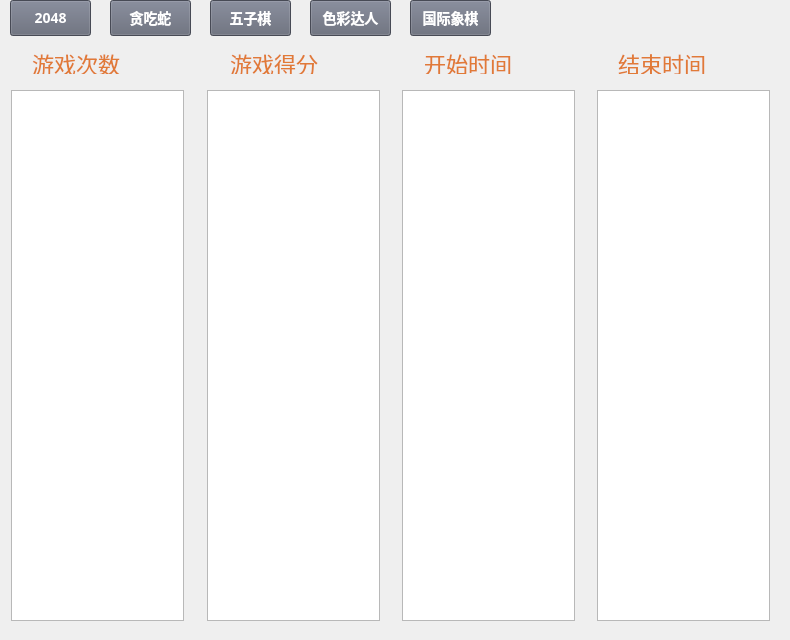
   <widget class="QWidget" name="History">
    <widget class="QPushButton" name="snakeRecordButton">
     <property name="geometry">
      <rect>
       <x>110</x>
       <y>0</y>
       <width>81</width>
       <height>36</height>
      </rect>
     </property>
     <property name="font">
      <font>
       <family>Microsoft YaHei</family>
       <pointsize>-1</pointsize>
       <bold>true</bold>
       <stylestrategy>PreferAntialias</stylestrategy>
      </font>
     </property>
     <property name="cursor">
      <cursorShape>PointingHandCursor</cursorShape>
     </property>
     <property name="styleSheet">
      <string notr="true">
position: absolute;
width: 71px;
height: 24px;
top: -255px;
left: -432px;

background: rgb(99, 104, 119);


position: absolute;
width: 50px;
height: 24px;
top: -253px;
left: -419px;


color: rgb(255, 255, 255);
font-family: Microsoft YaHei;
font-size: 14px;
font-weight: 700;
line-height: 18px;
letter-spacing: 0px;


</string>
     </property>
     <property name="text">
      <string>贪吃蛇</string>
     </property>
    </widget>
    <widget class="QPushButton" name="gobangRecordButton">
     <property name="geometry">
      <rect>
       <x>210</x>
       <y>0</y>
       <width>81</width>
       <height>36</height>
      </rect>
     </property>
     <property name="font">
      <font>
       <family>Microsoft YaHei</family>
       <pointsize>-1</pointsize>
       <bold>true</bold>
       <stylestrategy>PreferAntialias</stylestrategy>
      </font>
     </property>
     <property name="cursor">
      <cursorShape>PointingHandCursor</cursorShape>
     </property>
     <property name="styleSheet">
      <string notr="true">

position: absolute;
width: 71px;
height: 24px;
top: -255px;
left: -432px;

background: rgb(99, 104, 119);


position: absolute;
width: 50px;
height: 24px;
top: -253px;
left: -419px;


color: rgb(255, 255, 255);
font-family: Microsoft YaHei;
font-size: 14px;
font-weight: 700;
line-height: 18px;
letter-spacing: 0px;


</string>
     </property>
     <property name="text">
      <string>五子棋</string>
     </property>
    </widget>
    <widget class="QPushButton" name="colorRecordButton">
     <property name="geometry">
      <rect>
       <x>310</x>
       <y>0</y>
       <width>81</width>
       <height>36</height>
      </rect>
     </property>
     <property name="font">
      <font>
       <family>Microsoft YaHei</family>
       <pointsize>-1</pointsize>
       <bold>true</bold>
       <stylestrategy>PreferAntialias</stylestrategy>
      </font>
     </property>
     <property name="cursor">
      <cursorShape>PointingHandCursor</cursorShape>
     </property>
     <property name="styleSheet">
      <string notr="true">
position: absolute;
width: 71px;
height: 24px;
top: -255px;
left: -432px;

background: rgb(99, 104, 119);


position: absolute;
width: 50px;
height: 24px;
top: -253px;
left: -419px;


color: rgb(255, 255, 255);
font-family: Microsoft YaHei;
font-size: 14px;
font-weight: 700;
line-height: 18px;
letter-spacing: 0px;

</string>
     </property>
     <property name="text">
      <string>色彩达人</string>
     </property>
    </widget>
    <widget class="QLabel" name="label_10">
     <property name="geometry">
      <rect>
       <x>32</x>
       <y>53</y>
       <width>93</width>
       <height>21</height>
      </rect>
     </property>
     <property name="font">
      <font>
       <family>STCaiyun</family>
       <pointsize>-1</pointsize>
       <bold>false</bold>
      </font>
     </property>
     <property name="styleSheet">
      <string notr="true">
position: absolute;
width: 58px;
height: 17px;
top: 18px;
left: 40px;


color: rgb(225, 122, 55);
font-family: STCaiyun;
font-size: 22px;
font-weight: 400;
line-height: 15px;
letter-spacing: 0px;
text-align: left;



</string>
     </property>
     <property name="text">
      <string>游戏次数</string>
     </property>
    </widget>
    <widget class="QLabel" name="label_11">
     <property name="geometry">
      <rect>
       <x>230</x>
       <y>53</y>
       <width>91</width>
       <height>21</height>
      </rect>
     </property>
     <property name="styleSheet">
      <string notr="true">
position: absolute;
width: 58px;
height: 17px;
top: 18px;
left: 40px;


color: rgb(225, 122, 55);
font-family: STCaiyun;
font-size: 22px;
font-weight: 400;
line-height: 15px;
letter-spacing: 0px;
text-align: left;



</string>
     </property>
     <property name="text">
      <string>游戏得分</string>
     </property>
    </widget>
    <widget class="QLabel" name="label_12">
     <property name="geometry">
      <rect>
       <x>424</x>
       <y>53</y>
       <width>91</width>
       <height>21</height>
      </rect>
     </property>
     <property name="styleSheet">
      <string notr="true">
position: absolute;
width: 58px;
height: 17px;
top: 18px;
left: 40px;


color: rgb(225, 122, 55);
font-family: STCaiyun;
font-size: 22px;
font-weight: 400;
line-height: 15px;
letter-spacing: 0px;
text-align: left;



</string>
     </property>
     <property name="text">
      <string>开始时间</string>
     </property>
    </widget>
    <widget class="QLabel" name="label_13">
     <property name="geometry">
      <rect>
       <x>618</x>
       <y>53</y>
       <width>91</width>
       <height>21</height>
      </rect>
     </property>
     <property name="styleSheet">
      <string notr="true">
position: absolute;
width: 58px;
height: 17px;
top: 18px;
left: 40px;


color: rgb(225, 122, 55);
font-family: STCaiyun;
font-size: 22px;
font-weight: 400;
line-height: 15px;
letter-spacing: 0px;
text-align: left;



</string>
     </property>
     <property name="text">
      <string>结束时间</string>
     </property>
    </widget>
    <widget class="QPushButton" name="tzfeRecordButton">
     <property name="geometry">
      <rect>
       <x>10</x>
       <y>0</y>
       <width>81</width>
       <height>36</height>
      </rect>
     </property>
     <property name="font">
      <font>
       <family>Microsoft YaHei</family>
       <pointsize>-1</pointsize>
       <bold>true</bold>
       <stylestrategy>PreferAntialias</stylestrategy>
      </font>
     </property>
     <property name="cursor">
      <cursorShape>PointingHandCursor</cursorShape>
     </property>
     <property name="styleSheet">
      <string notr="true">
position: absolute;
width: 71px;
height: 24px;
top: -255px;
left: -432px;

background: rgb(99, 104, 119);


position: absolute;
width: 50px;
height: 24px;
top: -253px;
left: -419px;


color: rgb(255, 255, 255);
font-family: Microsoft YaHei;
font-size: 14px;
font-weight: 700;
line-height: 18px;
letter-spacing: 0px;


</string>
     </property>
     <property name="text">
      <string>2048</string>
     </property>
    </widget>
    <widget class="QLabel" name="label_9">
     <property name="geometry">
      <rect>
       <x>0</x>
       <y>0</y>
       <width>781</width>
       <height>631</height>
      </rect>
     </property>
     <property name="styleSheet">
      <string notr="true">background-image: url(:/image/keep1.png);</string>
     </property>
     <property name="text">
      <string/>
     </property>
    </widget>
    <widget class="QListWidget" name="numberList">
     <property name="geometry">
      <rect>
       <x>11</x>
       <y>90</y>
       <width>173</width>
       <height>531</height>
      </rect>
     </property>
    </widget>
    <widget class="QListWidget" name="scoreList">
     <property name="geometry">
      <rect>
       <x>207</x>
       <y>90</y>
       <width>173</width>
       <height>531</height>
      </rect>
     </property>
    </widget>
    <widget class="QListWidget" name="startTimeList">
     <property name="geometry">
      <rect>
       <x>402</x>
       <y>90</y>
       <width>173</width>
       <height>531</height>
      </rect>
     </property>
    </widget>
    <widget class="QListWidget" name="endTimeList">
     <property name="geometry">
      <rect>
       <x>597</x>
       <y>90</y>
       <width>173</width>
       <height>531</height>
      </rect>
     </property>
    </widget>
    <widget class="QPushButton" name="chessRecordButton">
     <property name="geometry">
      <rect>
       <x>410</x>
       <y>0</y>
       <width>81</width>
       <height>36</height>
      </rect>
     </property>
     <property name="font">
      <font>
       <family>Microsoft YaHei</family>
       <pointsize>-1</pointsize>
       <bold>true</bold>
       <stylestrategy>PreferAntialias</stylestrategy>
      </font>
     </property>
     <property name="cursor">
      <cursorShape>PointingHandCursor</cursorShape>
     </property>
     <property name="styleSheet">
      <string notr="true">
position: absolute;
width: 71px;
height: 24px;
top: -255px;
left: -432px;

background: rgb(99, 104, 119);


position: absolute;
width: 50px;
height: 24px;
top: -253px;
left: -419px;


color: rgb(255, 255, 255);
font-family: Microsoft YaHei;
font-size: 14px;
font-weight: 700;
line-height: 18px;
letter-spacing: 0px;

</string>
     </property>
     <property name="text">
      <string>国际象棋</string>
     </property>
    </widget>
    <zorder>label_9</zorder>
    <zorder>gobangRecordButton</zorder>
    <zorder>colorRecordButton</zorder>
    <zorder>label_10</zorder>
    <zorder>label_11</zorder>
    <zorder>label_12</zorder>
    <zorder>snakeRecordButton</zorder>
    <zorder>tzfeRecordButton</zorder>
    <zorder>label_13</zorder>
    <zorder>numberList</zorder>
    <zorder>scoreList</zorder>
    <zorder>startTimeList</zorder>
    <zorder>endTimeList</zorder>
    <zorder>chessRecordButton</zorder>
   </widget>
